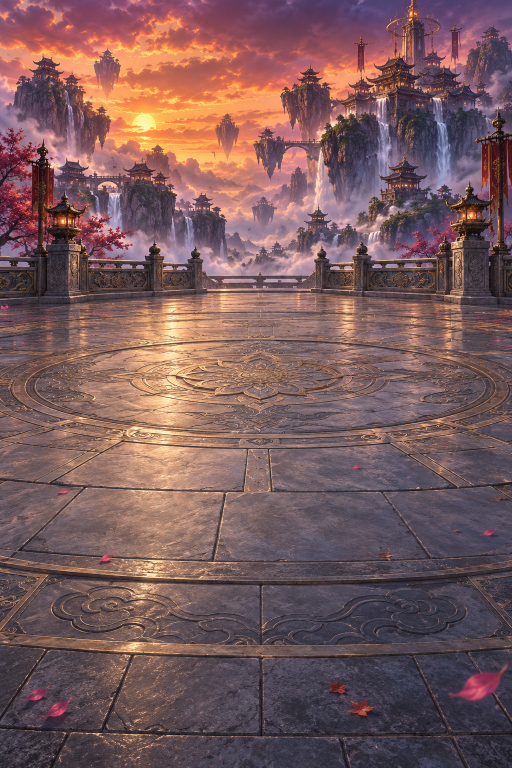
#> input picture assets/bg_battle.png, 1024 x 1536 px (shown at 1/2 size)
$ python -i postprocess.py   (imports and definitions only)
#> lines starting #> are read from the running program, lines starting #| are printed output that depends on the picture; after the words box and inside, x2 and y2 are one past the last pixel; in counts of white or black regions, pixels touching at a corner belong together
#> further down, picture is the input picture: PIL image 1024x1536 RGB; mean R, G, B 121.3, 90.7, 91.8
"""把 codex 生成的原图处理成游戏可用的素材。

  角色 (char): 从图片边缘泛洪去掉纯色背景（品红或白色），羽化边缘、去品红溢色，裁掉透明边，缩放到指定高度
  特效 (fx):   黑底图转成"亮度即透明度"的 PNG，适合叠加混合
  背景 (bg):   只缩放

用法: python postprocess.py <raw.png> <out.png> <char|fx|bg> [目标高度]
"""
import sys
from collections import deque

import numpy as np
from PIL import Image, ImageFilter


# [17 lines left out: function key_magenta, not called in this run]


def key_background(img: Image.Image) -> Image.Image:
    rgb = np.asarray(img.convert("RGB")).astype(np.int16)
    h, w, _ = rgb.shape
#> h = 1536; w = 1024
    # 顶边像素的中位色作为背景色（半身像的下边缘是角色身体，不能用四角）
    bg = np.median(rgb[2], axis=0)
#> bg = [103, 67.5, 108.5]
    is_magenta = bg[0] > 180 and bg[2] > 180 and bg[1] < 90
#> is_magenta = False
    if is_magenta:
        return key_magenta(img)
    dist = np.sqrt(((rgb - bg) ** 2).sum(axis=2))
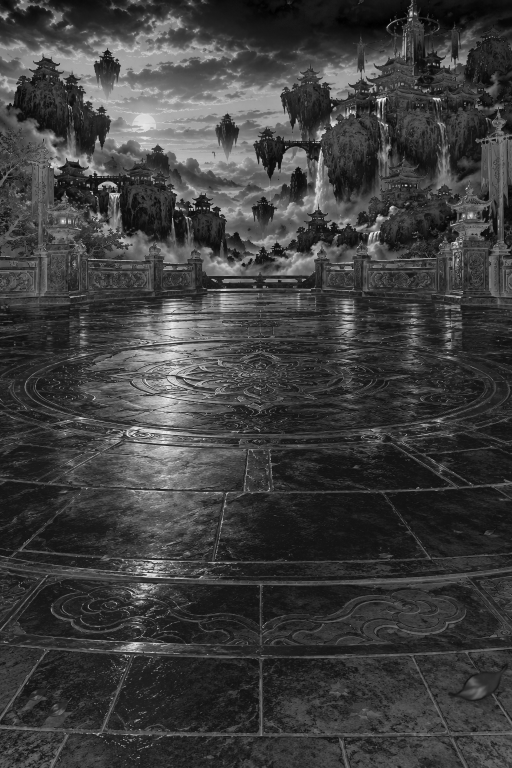
#> dist: shape (1536, 1024) float64 (shown at 1/2 size); min 0.707, max 277.1, mean 68.8; drawn with min black and max white
    tol = 26

    # 只去掉和边缘连通的背景，避免把角色身上同色的部分挖掉
    candidate = dist < tol
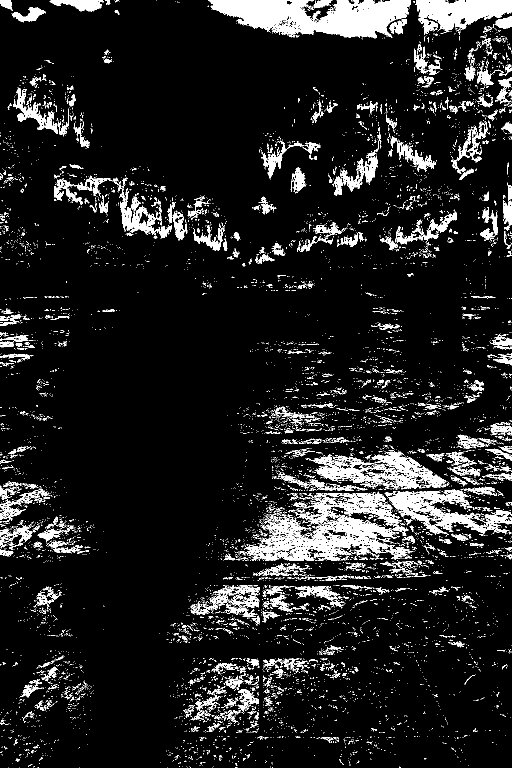
#> candidate: shape (1536, 1024) bool (shown at 1/2 size); 9.9% white; 9227 white regions (8669 under 20 px), largest, box (x1, y1, x2, y2) and area: (417, 0, 822, 77) 19747, (488, 985, 826, 1122) 18030, (769, 979, 1024, 1071) 7894
    bgmask = np.zeros((h, w), dtype=bool)
    q = deque()
    for x in range(w):
        for y in (0, h - 1):
            if candidate[y, x] and not bgmask[y, x]:
                bgmask[y, x] = True
                q.append((y, x))
#> bgmask: shape (1536, 1024) bool; 0.04% white in thin lines or dots
    for y in range(h):
        for x in (0, w - 1):
            if candidate[y, x] and not bgmask[y, x]:
                bgmask[y, x] = True
                q.append((y, x))
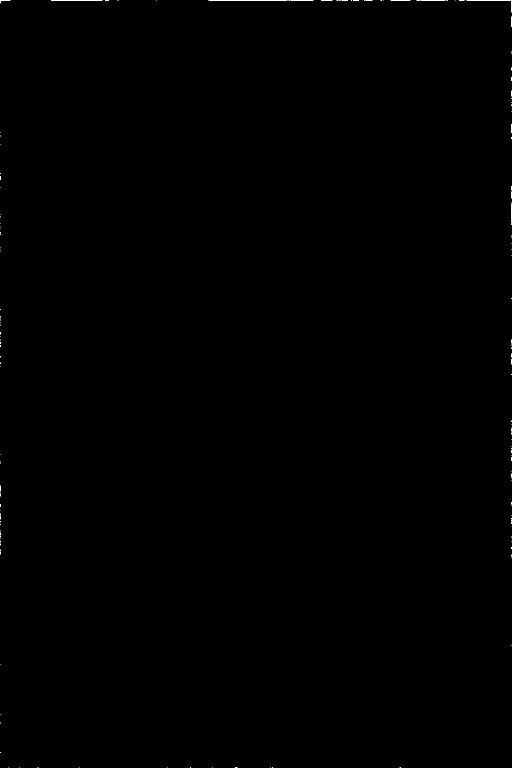
#> bgmask: shape (1536, 1024) bool (shown at 1/2 size); 0.07% white in thin lines or dots
    while q:
        y, x = q.popleft()
        for dy, dx in ((1, 0), (-1, 0), (0, 1), (0, -1)):
            ny, nx = y + dy, x + dx
            if 0 <= ny < h and 0 <= nx < w and candidate[ny, nx] and not bgmask[ny, nx]:
                bgmask[ny, nx] = True
                q.append((ny, nx))
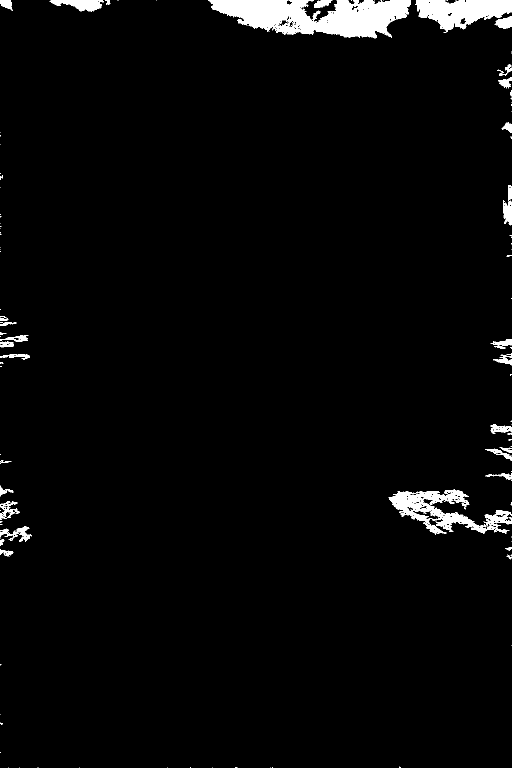
#> bgmask: shape (1536, 1024) bool (shown at 1/2 size); 2.8% white; 119 white regions (83 under 20 px), largest, box (x1, y1, x2, y2) and area: (417, 0, 822, 77) 19568, (830, 0, 1024, 66) 7551, (777, 979, 1024, 1069) 7472

    alpha = np.where(bgmask, 0, 255).astype(np.uint8)
    # 边缘羽化：对边界附近按颜色距离做软过渡
    a_img = Image.fromarray(alpha).filter(ImageFilter.MinFilter(3)).filter(ImageFilter.GaussianBlur(0.8))
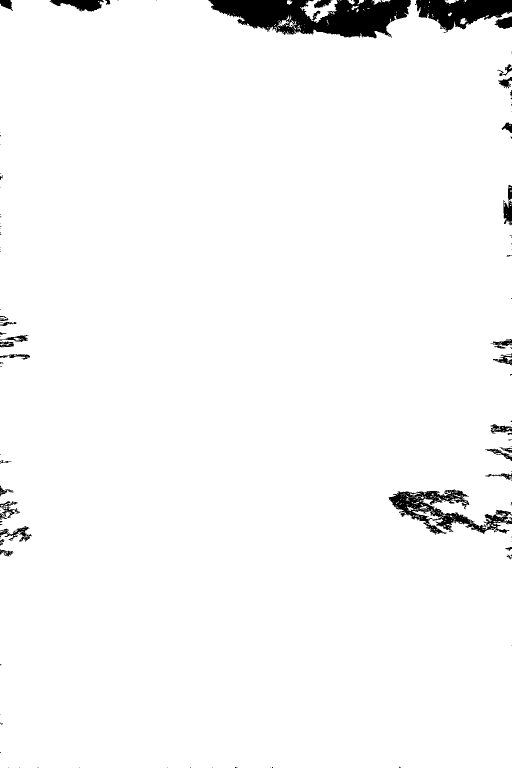
#> alpha: shape (1536, 1024) (shown at 1/2 size); 97.2% white; 119 black regions (83 under 20 px), largest, box (x1, y1, x2, y2) and area: (417, 0, 822, 77) 19568, (830, 0, 1024, 66) 7551, (777, 979, 1024, 1069) 7472
    alpha = np.asarray(a_img).astype(np.float32)
    soft = np.clip((dist - tol * 0.5) / (tol * 0.8), 0, 1) * 255
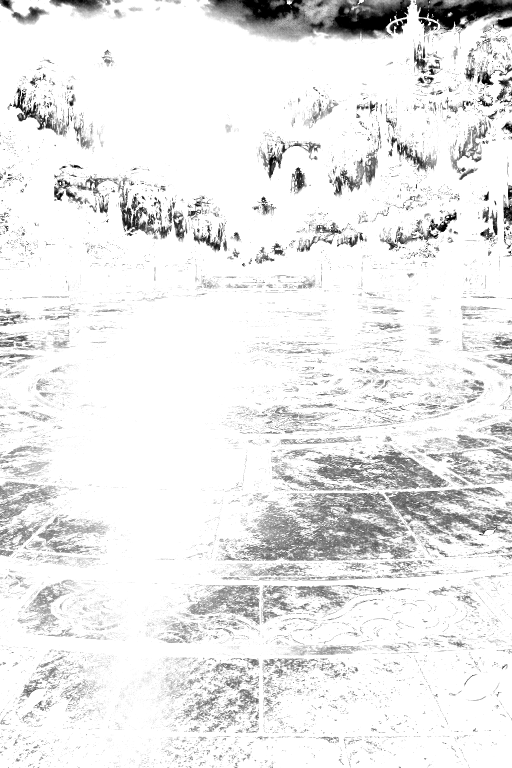
#> soft: shape (1536, 1024) float64 (shown at 1/2 size); min 0, max 255, mean 234.3
    edge = (alpha > 0) & (alpha < 255)
#> edge: shape (1536, 1024) bool; 1.7% white; 81 white regions (1 under 20 px), largest, box (x1, y1, x2, y2) and area: (774, 976, 1024, 1072) 5726, (414, 0, 825, 80) 2718, (827, 0, 1024, 69) 1662
    alpha = np.where(edge, np.minimum(alpha, soft + 60), alpha)

    out = np.asarray(img.convert("RGB")).astype(np.float32)
    if is_magenta:  # 去品红溢色：R、B 不超过 G 太多
        g = out[:, :, 1]
        limit = g + 40
        fringe = alpha < 250
        out[:, :, 0] = np.where(fringe, np.minimum(out[:, :, 0], limit), out[:, :, 0])
        out[:, :, 2] = np.where(fringe, np.minimum(out[:, :, 2], limit), out[:, :, 2])
    rgba = np.dstack([out, alpha]).clip(0, 255).astype(np.uint8)
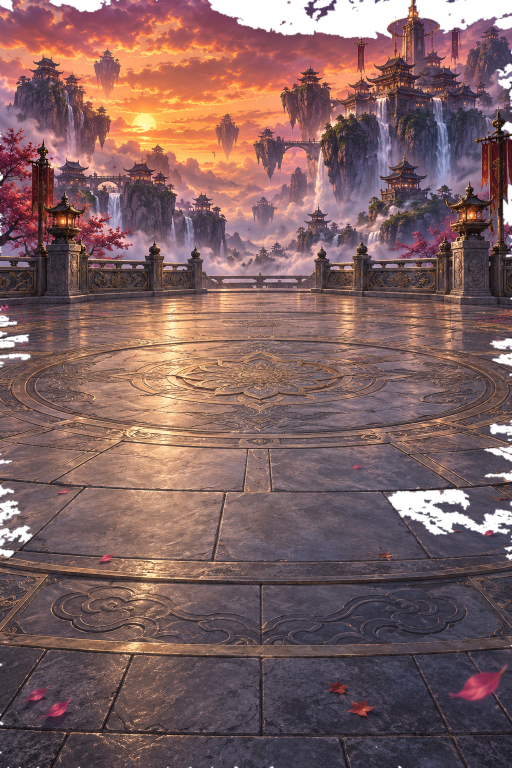
#> rgba: shape (1536, 1024, 4) (shown at 1/2 size); mean R, G, B, A 121.3, 90.7, 91.8, 246; transparent parts drawn white
    return Image.fromarray(rgba, "RGBA")


# [39 lines left out: functions fx_from_black, trim, fit_height, main, not called in this run]


# [2 lines not run here, left out]

>>> from PIL import Image
>>> picture = Image.open('../assets/bg_battle.png')
>>> result = key_background(picture)

$ run again, on assets/enemy_fox_portrait.png
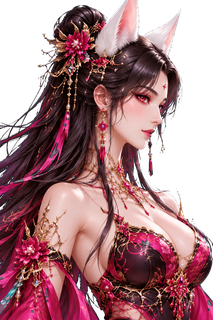
#> input picture assets/enemy_fox_portrait.png, 213 x 320 px
#> picture is the input picture: PIL image 213x320 RGBA; mean R, G, B, A 101.2, 60.3, 65.7, 182.5
#> bg = [0, 0, 0]
#> is_magenta = False
#> candidate: shape (320, 213) bool; 28.7% white; 402 white regions (369 under 20 px), largest, box (x1, y1, x2, y2) and area: (138, 0, 213, 240) 10413, (0, 0, 125, 125) 5910, (26, 75, 69, 174) 357
#> after the loop in key_background, `for y in range(h):`:
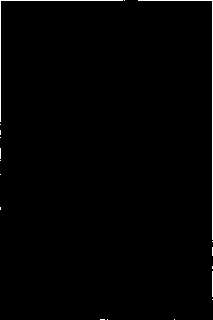
#> bgmask: shape (320, 213) bool; 0.92% white in thin lines or dots
#> edge: shape (320, 213) bool; 5.7% white; 8 white regions, largest, box (x1, y1, x2, y2) and area: (135, 0, 213, 259) 2024, (0, 0, 128, 164) 1377, (200, 263, 213, 303) 196
#> in key_background, `rgba = np.dstack([out, alpha]).clip(0, 255).astype(np.uint8)`:
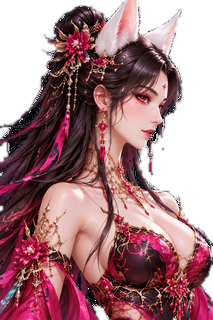
#> rgba: shape (320, 213, 4); mean R, G, B, A 101.2, 60.3, 65.7, 187.3; transparent parts drawn white
